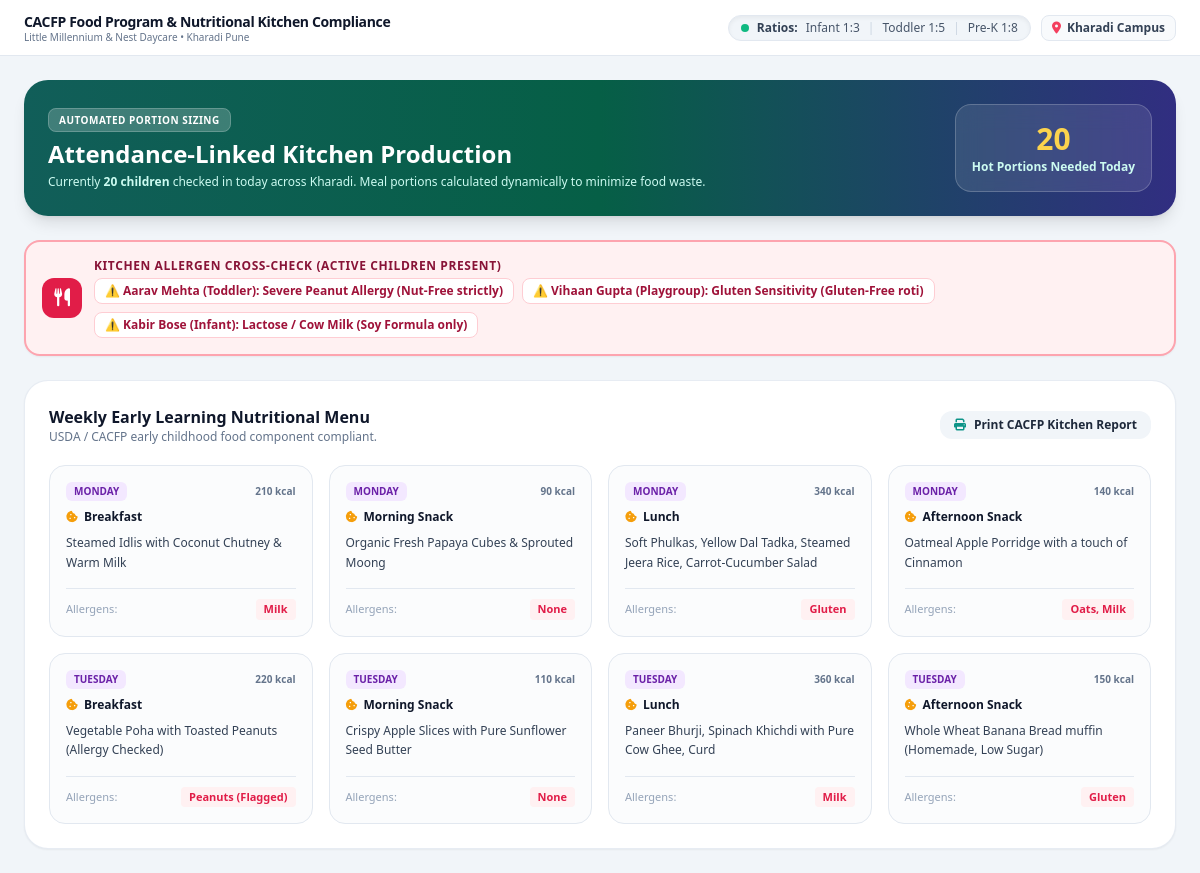
/admin/meals, run on the app's committed database.
### tables this page shows
CREATE TABLE menus (
        id INTEGER PRIMARY KEY AUTOINCREMENT,
        campus_id INTEGER DEFAULT 1,
        day_of_week TEXT NOT NULL,
        meal_time TEXT NOT NULL, -- Breakfast, Morning Snack, Lunch, Afternoon Snack
        items_description TEXT NOT NULL,
        allergen_tags TEXT,
        calories INTEGER
    );

### app.py (the view)
@app.route('/admin/meals')
def admin_meals():
    conn = get_db_connection()
    today_str = datetime.date.today().isoformat()
    present_count = conn.execute("SELECT COUNT(DISTINCT student_id) FROM attendance_logs WHERE date = ? AND check_out IS NULL", (today_str,)).fetchone()[0]
    menus = conn.execute("SELECT * FROM menus").fetchall()
    conn.close()
    return render_template('admin/cacfp_meals.html', active_page='admin_meals', menus=menus, present_count=present_count)

### app.py (called while the page is built)
def get_current_user():
    user_id = session.get('user_id')
    if not user_id:
        return None
    conn = get_db_connection()
    user = conn.execute("SELECT * FROM users WHERE id = ?", (user_id,)).fetchone()
    conn.close()
    return user

@app.context_processor
def inject_globals():
    conn = get_db_connection()
    pending_approvals = conn.execute("SELECT COUNT(*) FROM invoices WHERE approval_status = 'Pending Approval'").fetchone()[0]
    conn.close()
    return {
        'current_user': get_current_user(),
        'campus_name': Config.CAMPUS_NAME,
        'campus_code': Config.CAMPUS_CODE,
        'pending_approvals_count': pending_approvals
    }

### database.py (called while the page is built)
def get_db_connection():
    conn = sqlite3.connect(Config.DATABASE_PATH)
    conn.row_factory = sqlite3.Row
    return conn

### templates/admin/cacfp_meals.html
{% extends "base.html" %}
{% block page_title %}CACFP Food Program & Nutritional Kitchen Compliance{% endblock %}
{% block content %}
<div class="space-y-6">
  <div class="p-6 bg-gradient-to-r from-teal-800 via-emerald-800 to-indigo-900 rounded-3xl text-white shadow-lg flex flex-col md:flex-row items-start md:items-center justify-between gap-4">
    <div>
      <span class="px-2.5 py-1 bg-white/20 text-[10px] font-black uppercase tracking-wider rounded-lg border border-white/20">
        Automated Portion Sizing
      </span>
      <h2 class="text-xl md:text-2xl font-black mt-2">Attendance-Linked Kitchen Production</h2>
      <p class="text-xs text-teal-100 mt-1">
        Currently <strong>{{ present_count }} children</strong> checked in today across Kharadi. Meal portions calculated dynamically to minimize food waste.
      </p>
    </div>
    <div class="bg-white/10 backdrop-blur-md p-4 rounded-2xl border border-white/20 text-center">
      <span class="text-3xl font-black text-amber-300">{{ present_count }}</span>
      <span class="text-xs font-bold block text-teal-100 mt-0.5">Hot Portions Needed Today</span>
    </div>
  </div>
  <div class="p-4 bg-rose-50 border-2 border-rose-300 rounded-2xl flex items-center justify-between shadow-sm">
    <div class="flex items-center gap-3">
      <div class="w-10 h-10 rounded-xl bg-rose-600 text-white flex items-center justify-center font-bold text-lg shrink-0">
        <i class="fa-solid fa-utensils"></i>
      </div>
      <div>
        <h4 class="text-xs font-black uppercase tracking-wider text-rose-900">Kitchen Allergen Cross-Check (Active Children Present)</h4>
        <div class="flex flex-wrap gap-2 mt-1">
          <span class="text-xs font-bold text-rose-800 bg-white px-2.5 py-1 rounded-lg border border-rose-200">
            ⚠️ <strong>Aarav Mehta</strong> (Toddler): Severe Peanut Allergy (Nut-Free strictly)
          </span>
          <span class="text-xs font-bold text-rose-800 bg-white px-2.5 py-1 rounded-lg border border-rose-200">
            ⚠️ <strong>Vihaan Gupta</strong> (Playgroup): Gluten Sensitivity (Gluten-Free roti)
          </span>
          <span class="text-xs font-bold text-rose-800 bg-white px-2.5 py-1 rounded-lg border border-rose-200">
            ⚠️ <strong>Kabir Bose</strong> (Infant): Lactose / Cow Milk (Soy Formula only)
          </span>
        </div>
      </div>
    </div>
  </div>
  <div class="bg-white rounded-3xl border border-slate-200/80 shadow-sm p-6">
    <div class="flex items-center justify-between mb-5">
      <div>
        <h3 class="text-base font-extrabold text-slate-900">Weekly Early Learning Nutritional Menu</h3>
        <p class="text-xs text-slate-500">USDA / CACFP early childhood food component compliant.</p>
      </div>
      <button onclick="window.print()" class="px-3.5 py-1.5 bg-slate-100 hover:bg-slate-200 text-slate-800 rounded-xl text-xs font-bold transition flex items-center gap-2 shadow-2xs">
        <i class="fa-solid fa-print text-teal-600"></i>
        <span>Print CACFP Kitchen Report</span>
      </button>
    </div>
    <div class="grid grid-cols-1 md:grid-cols-2 lg:grid-cols-4 gap-4">
      {% for meal in menus %}
      <div class="p-4 rounded-2xl border border-slate-200 bg-slate-50/50 flex flex-col justify-between">
        <div>
          <div class="flex items-center justify-between mb-2">
            <span class="text-[10px] font-black uppercase px-2 py-0.5 rounded-md bg-purple-100 text-purple-800">
              {{ meal.day_of_week }}
            </span>
            <span class="text-[10px] font-bold text-slate-500">{{ meal.calories }} kcal</span>
          </div>
          <h4 class="text-xs font-extrabold text-slate-900 mb-1 flex items-center gap-1.5">
            <i class="fa-solid fa-cookie-bite text-amber-500"></i>
            <span>{{ meal.meal_time }}</span>
          </h4>
          <p class="text-xs text-slate-700 font-medium leading-relaxed mt-2">
            {{ meal.items_description }}
          </p>
        </div>
        <div class="mt-4 pt-2.5 border-t border-slate-200 flex items-center justify-between text-[11px]">
          <span class="text-slate-400 font-medium">Allergens:</span>
          <span class="font-bold text-rose-600 bg-rose-50 px-2 py-0.5 rounded">{{ meal.allergen_tags }}</span>
        </div>
      </div>
      {% endfor %}
    </div>
  </div>
</div>
{% endblock %}

### static/css/custom.css (style rules this page uses)
:root { --lm-purple: #7B2CBF; --lm-blue: #0284C7; --lm-green: #10B981; --lm-orange: #F59E0B; --lm-pink: #EC4899; }
html, body { width: 100%; height: 100%; max-height: 100vh; margin: 0 !important; padding: 0 !important; overflow: hidden !important; font-family: system-ui, -apple-system, BlinkMacSystemFont, 'Segoe UI', Roboto, Oxygen, Ubuntu, Cantarell, 'Open Sans', 'Helvetica Neue', sans-serif; background-color: #F8FAFC; box-sizing: border-box; }
*, *::before, *::after { box-sizing: inherit; }

### data on the page
menus: day_of_week "MONDAY", calories "210", meal_time "Breakfast", items_description "Steamed Idlis with Coconut Chutney & Warm Milk", allergen_tags "Milk"
menus: day_of_week "MONDAY", calories "90", meal_time "Morning Snack", items_description "Organic Fresh Papaya Cubes & Sprouted Moong", allergen_tags "None"
menus: day_of_week "MONDAY", calories "340", meal_time "Lunch", items_description "Soft Phulkas, Yellow Dal Tadka, Steamed Jeera Rice, Carrot-Cucumber Salad", allergen_tags "Gluten"
menus: day_of_week "MONDAY", calories "140", meal_time "Afternoon Snack", items_description "Oatmeal Apple Porridge with a touch of Cinnamon", allergen_tags "Oats, Milk"
menus: day_of_week "TUESDAY", calories "220", meal_time "Breakfast", items_description "Vegetable Poha with Toasted Peanuts (Allergy Checked)", allergen_tags "Peanuts (Flagged)"
menus: day_of_week "TUESDAY", calories "110", meal_time "Morning Snack", items_description "Crispy Apple Slices with Pure Sunflower Seed Butter", allergen_tags "None"
menus: day_of_week "TUESDAY", calories "360", meal_time "Lunch", items_description "Paneer Bhurji, Spinach Khichdi with Pure Cow Ghee, Curd", allergen_tags "Milk"
menus: day_of_week "TUESDAY", calories "150", meal_time "Afternoon Snack", items_description "Whole Wheat Banana Bread muffin (Homemade, Low Sugar)", allergen_tags "Gluten"

### other printed values
{{ present_count }} "20"
